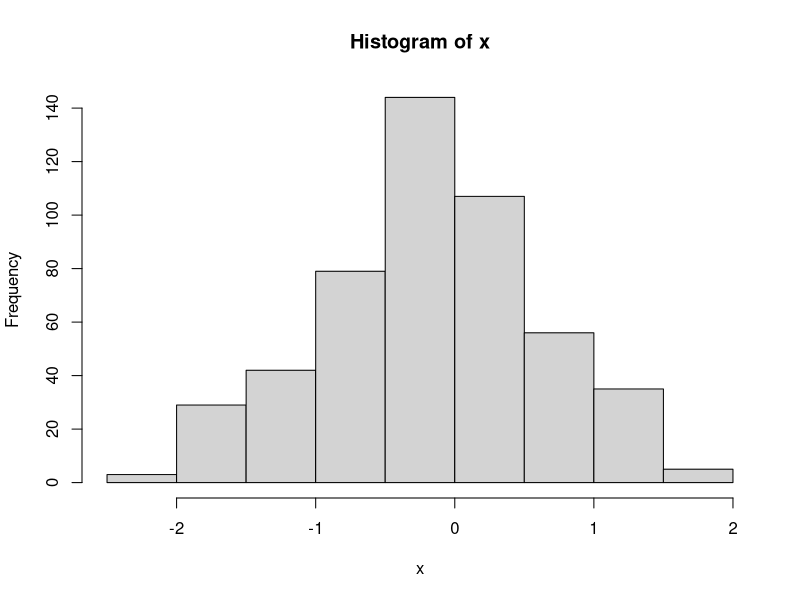
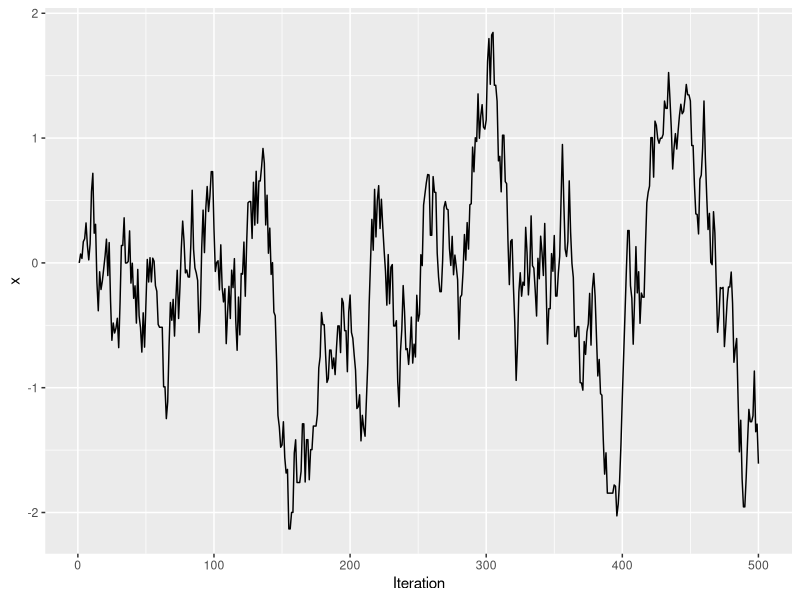
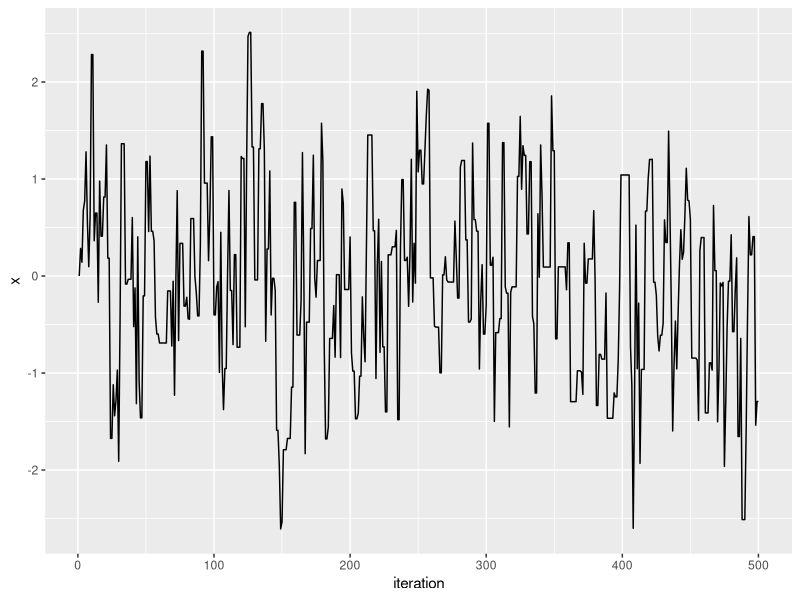
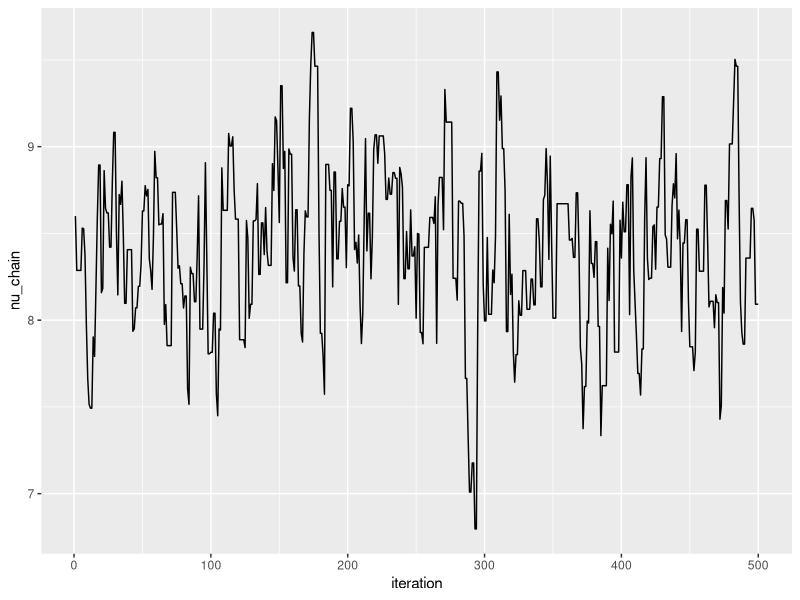
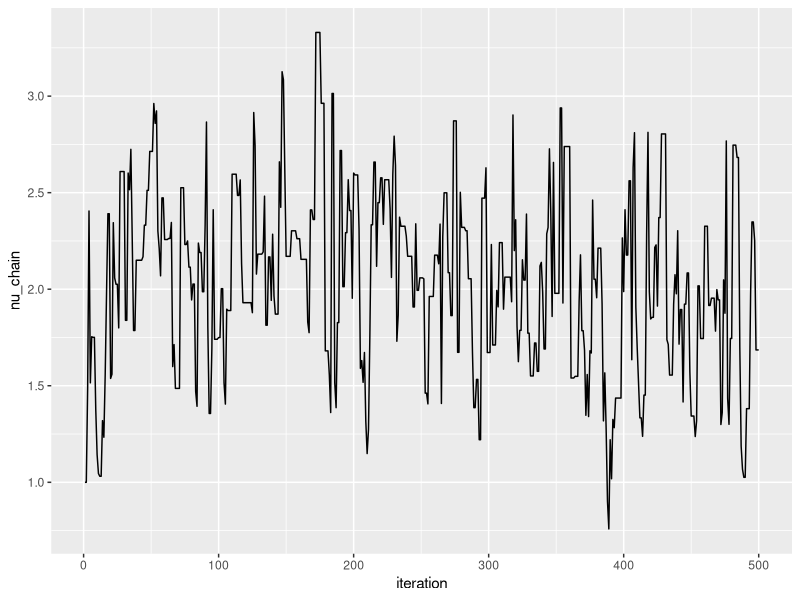

R code for these plots, in order:
## ---- chunk 1

library(ggplot2)

delta <- 0.5
N <- 500
x <- numeric(N)
x[1] <- 0
set.seed(2018-06-04)
for(i in 2:N) {
        eps <- runif(1, -delta, delta)
        y <- x[i-1] + eps
        alpha <- min(dnorm(y, log = TRUE) - dnorm(x[i-1], log = TRUE), 0)
        u <- runif(1, 0, 1)
        if(log(u) <= alpha)
                x[i] <- y
        else
                x[i] <- x[i-1]
}
summary(x)

hist(x)
## ---- chunk 2

qplot(1:N, x, geom = "line", xlab = "Iteration")

## ---- chunk 3
delta <- 2
N <- 500
x <- numeric(N)
x[1] <- 0
set.seed(2018-06-04)
for(i in 2:N) {
        eps <- runif(1, -delta, delta)
        y <- x[i-1] + eps
        alpha <- min(dnorm(y, log = TRUE) - dnorm(x[i-1], log = TRUE), 0)
        u <- runif(1, 0, 1)
        if(log(u) <= alpha)
                x[i] <- y
        else
                x[i] <- x[i-1]
}
summary(x)
## ---- chunk 4
qplot(1:N, x,
      geom = "line",
       xlab = "iteration")
## ---- chunk 5
set.seed(1)

N <- 500
y <- c(8,9,7,10,9)
mean(y)

# prior
prior_mean <- 0
prior_sd <- sqrt(10)

# initialize chain
nu_chain <- numeric(N)
nu_chain[1] <- mean(y)

for(i in 2:N) {
  # proposal
  proposal <- rnorm(1, mean = nu_chain[i-1], sd = 0.5)
  
  # log-likelihood
  loglik_prop <- sum(dnorm(y, mean = proposal, log = TRUE))
  loglik_curr <- sum(dnorm(y, mean = nu_chain[i-1], log = TRUE))
  
  # log-prior
  logprior_prop <- dnorm(proposal, mean = prior_mean, sd = prior_sd, log = TRUE)
  logprior_curr <- dnorm(nu_chain[i-1], mean = prior_mean, sd = prior_sd, log = TRUE)
  
  # acceptance ratio
  alpha <- min(0, (loglik_prop + logprior_prop) - (loglik_curr + logprior_curr))
  
  # accept/reject
  u <- runif(1)
  if(log(u) < alpha) {
    nu_chain[i] <- proposal
  } else {
    nu_chain[i] <- nu_chain[i-1]
  }
}


simulated_nu = summary(nu_chain)
print(simulated_nu)

qplot(1:N, nu_chain,
      geom = "line",
       xlab = "iteration")
## ---- chunk 6
set.seed(1)

N <- 500
y <- c(2.1,1.8,3.2,2.5,1.9)

# prior (Gamma)
shape <- 2
rate <- 1

# initialize chain (positive values)
nu_chain <- numeric(N)
nu_chain[1] <- 1  

for(i in 2:N) {
  # proposal (log-normal random walk ensures positivity)
  proposal <- rlnorm(1, log(nu_chain[i-1]), 0.3)
  
  # log-likelihood (Normal model)
  loglik_prop <- sum(dnorm(y, mean = proposal, sd = 1, log = TRUE))
  loglik_curr <- sum(dnorm(y, mean = nu_chain[i-1], sd = 1, log = TRUE))
  
  # log-prior (Gamma)
  logprior_prop <- dgamma(proposal, shape = shape, rate = rate, log = TRUE)
  logprior_curr <- dgamma(nu_chain[i-1], shape = shape, rate = rate, log = TRUE)
  
  # acceptance ratio
  log_alpha <- (loglik_prop + logprior_prop) - (loglik_curr + logprior_curr)
  
  # accept/reject
  if(log(runif(1)) < log_alpha) {
    nu_chain[i] <- proposal
  } else {
    nu_chain[i] <- nu_chain[i-1]
  }
}

summary(nu_chain)

library(ggplot2)
qplot(1:N, nu_chain, geom = "line", xlab = "iteration")
